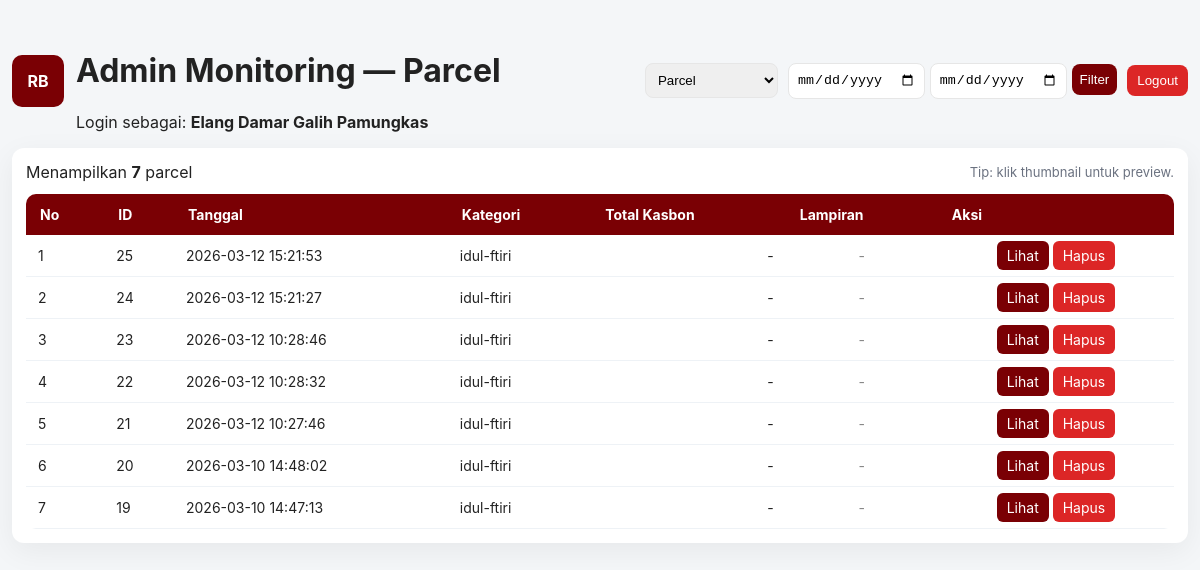
Page /admin_monitoring_parcel.php (signed in) on the committed database.
### tables this page shows
CREATE TABLE `parcels` (
  `id` int(11) NOT NULL,
  `user_id` int(11) DEFAULT NULL,
  `nik` varchar(50) NOT NULL,
  `category` varchar(50) NOT NULL,
  `created_at` datetime DEFAULT current_timestamp(),
  `status` varchar(20) DEFAULT 'draft',
  `updated_at` datetime DEFAULT NULL,
  `total_kasbon` decimal(12,2) DEFAULT 0.00,
  `admin_total` decimal(14,2) DEFAULT NULL
);

### admin_monitoring_parcel.php (the view, shortened to what this page needs)
<?php
if (!isset($conn)) {
    $conn = new mysqli('127.0.0.1', 'root', '', 'reimb_db');
}
$conn->set_charset('utf8mb4');
function e($s){ return htmlspecialchars($s ?? '', ENT_QUOTES, 'UTF-8'); }
function file_record_to_path($rec) {
    $candidates = ['filename','file','file_path','filepath','path','file_name','original_name','name'];
    foreach ($candidates as $k) {
        if (!empty($rec[$k])) return $rec[$k];
    }
    return null;
}
function path_to_url_if_exists($path) {
    $path = trim((string)$path);
    $path2 = str_replace(['\\'], '/', $path);
    $try = __DIR__ . '/' . ltrim($path2, '/');
    $base = basename($path2);
    return null;
}
$from = trim($_GET['from'] ?? '');
$to = trim($_GET['to'] ?? '');
$where = [];
$where_sql = $where ? ('WHERE ' . implode(' AND ', $where)) : '';
$rows = [];
$sql = "SELECT * FROM parcels $where_sql ORDER BY id DESC LIMIT 1000";
$res = $conn->query($sql);
if ($res === false) {
    $error_db = $conn->error;
} else {
    while ($r = $res->fetch_assoc()) $rows[] = $r;
}
$outlets_by_parcel = [];
$files_by_parcel = [];
if (!empty($rows)) {
    $ids = array_column($rows, 'id');
    $ids = array_map('intval', $ids);
    $ids = array_filter($ids);
    if (!empty($ids)) {
        $ids_in = implode(',', $ids);
        $qo = "SELECT * FROM parcel_outlets WHERE parcel_id IN ($ids_in) ORDER BY id ASC";
        $ro = $conn->query($qo);
        if ($ro) {
            while ($o = $ro->fetch_assoc()) {
                $pid = (int)($o['parcel_id'] ?? 0);
                if (!isset($outlets_by_parcel[$pid])) $outlets_by_parcel[$pid] = [];
                $outlets_by_parcel[$pid][] = $o;
            }
        }
        $qf = "SELECT pf.* FROM parcel_files pf WHERE pf.outlet_id IN (SELECT id FROM parcel_outlets WHERE parcel_id IN ($ids_in)) ORDER BY pf.id ASC";
        $rf = $conn->query($qf);
        if ($rf) {
            while ($ff = $rf->fetch_assoc()) {
                $pid = (int)($ff['parcel_id'] ?? 0);
                if ($pid) {
                    if (!isset($files_by_parcel[$pid])) $files_by_parcel[$pid] = [];
                    $files_by_parcel[$pid][] = $ff;
                } else {
                    $outlet_id = (int)($ff['outlet_id'] ?? 0);
                    if ($outlet_id) {
                        foreach ($outlets_by_parcel as $p_id => $olist) {
                            foreach ($olist as $o) {
                                if ((int)($o['id'] ?? 0) === $outlet_id) {
                                    if (!isset($files_by_parcel[$p_id])) $files_by_parcel[$p_id] = [];
                                    $files_by_parcel[$p_id][] = $ff;
                                    break 2;
                                }
                            }
                        }
                    }
                }
            }
        }
    }
}
?>
<!doctype html>
<html lang="id">
<head>
</head>
<body>
<div class="container">
  <div class="header">
    <div class="brand">
      <div class="logo">RB</div>
      <div>
        <h1 class="title">Admin Monitoring — Parcel</h1>
        <div class="meta">Login sebagai: <strong><?= e($_SESSION['name'] ?? $_SESSION['username'] ?? 'Administrator') ?></strong></div>
      </div>
    </div>
    <div style="display:flex;gap:10px;align-items:center">
      <select onchange="if(this.value) window.location.href=this.value" aria-label="Pilih monitoring">
        <option value="admin_monitoring_parcel.php" selected>Parcel</option>
      </select>
      <form method="get" style="margin:0">
        <input type="date" name="from" value="<?= e($from) ?>">
        <input type="date" name="to" value="<?= e($to) ?>">
        <button type="submit" style="padding:8px;background:#7a0004;color:#fff;border:none;border-radius:8px">Filter</button>
      </form>
      <form action="logout.php" method="post" style="margin:0">
        <button style="background:#dc2626;color:#fff;padding:8px 10px;border-radius:8px;border:none">Logout</button>
      </form>
    </div>
  </div>
  <div class="card" role="main">
    <div style="display:flex;align-items:center;gap:12px;margin-bottom:12px;flex-wrap:wrap">
      <div class="meta">Menampilkan <strong><?= count($rows) ?></strong> parcel</div>
      <div style="margin-left:auto;font-size:13px;color:var(--muted)">Tip: klik thumbnail untuk preview.</div>
    </div>
    <div class="table-wrap">
      <table class="table" role="table">
        <thead>
          <tr>
            <th>No</th>
            <th>ID</th>
            <th>Tanggal</th>
            <th>Kategori</th>
            <th>Total Kasbon</th>
            <th>Lampiran</th>
            <th>Aksi</th>
          </tr>
        </thead>
        <tbody id="bodyList">
          <?php if (empty($rows)): ?>
            <tr><td colspan="7" style="text-align:center;padding:18px;color:#666">Tidak ada parcel.</td></tr>
          <?php else:
            $no = 1;
            foreach ($rows as $r):
              $pid = (int)$r['id'];
              $created = $r['created_at'] ?? $r['tanggal'] ?? '';
              $cat = $r['category'] ?? '-';
              $total = 0;
              if (isset($outlets_by_parcel[$pid])) {
                  foreach ($outlets_by_parcel[$pid] as $o) $total += (float)($o['amount'] ?? $o['nominal'] ?? 0);
              } else {
                  $qr = $conn->query("SELECT COALESCE(SUM(amount),0) AS total FROM parcel_outlets WHERE parcel_id = " . intval($pid));
                  if ($qr) { $rr = $qr->fetch_assoc(); $total = (float)($rr['total'] ?? 0); }
              }
              $thumb = null;
              $caption = '';
              if (isset($files_by_parcel[$pid]) && !empty($files_by_parcel[$pid])) {
                  $ff = $files_by_parcel[$pid][0];
                  $path = file_record_to_path($ff);
                  $thumb = $path ? path_to_url_if_exists($path) : null;
                  $caption = $ff['original_name'] ?? $ff['name'] ?? $ff['filename'] ?? '';
              }
          ?>
          <tr data-search="<?= e($r['id'].' '.$created.' '.$cat) ?>">
            <td class="text-center"><?= $no ?></td>
            <td class="text-center"><?= e($pid) ?></td>
            <td><?= e($created) ?></td>
            <td><?= e($cat) ?></td>
            <td style="text-align:right"><?= $total>0 ? 'Rp '.number_format($total,0,',','.') : '-' ?></td>
            <td style="text-align:center">
              <?php if ($thumb): ?>
                <img class="img-thumb" src="<?= e($thumb) ?>" data-src="<?= e($thumb) ?>" data-caption="<?= e($caption) ?>" alt="lampiran">
              <?php else: ?>
                <span style="color:#888">-</span>
              <?php endif; ?>
            </td>
            <td style="text-align:center">
              <a class="btn" href="parcel_view.php?id=<?= e($pid) ?>" style="background:#7a0004;color:#fff;padding:6px 10px;border-radius:6px;text-decoration:none">Lihat</a>
              <a class="btn" href="parcel_delete.php?id=<?= e($pid) ?>" style="background:#dc2626;color:#fff;padding:6px 10px;border-radius:6px;text-decoration:none" onclick="return confirm('Hapus parcel ini?')">Hapus</a>
            </td>
          </tr>
          <?php $no++; endforeach; endif; ?>
        </tbody>
      </table>
    </div>
  </div>
</div>
</body>
</html>

### admin_monitoring_parcel.php (style rules this page uses)
:root { --accent:#7a0004;--muted:#6b7280;--bg:#f4f6f8;--card:#fff;--radius:12px;--shadow:0 8px 30px rgba(0,0,0,0.06);--max-width:1400px }
* { box-sizing:border-box }
body { font-family:Inter, Arial, sans-serif;background:var(--bg);margin:0;color:#222 }
.container { max-width:var(--max-width);margin:18px auto;padding:12px }
.header { display:flex;align-items:center;justify-content:space-between;gap:12px;margin-bottom:16px }
.brand { display:flex;align-items:center;gap:12px }
.logo { width:52px;height:52px;border-radius:10px;background:var(--accent);display:flex;align-items:center;justify-content:center;color:#fff;font-weight:700 }
.card { background:var(--card);padding:14px;border-radius:var(--radius);box-shadow:var(--shadow) }
select,input[type="date"],input[type="search"] { padding:8px;border-radius:8px;border:1px solid #e6e6e6 }
.table-wrap { width:100%;overflow-x:auto;border-radius:10px }
.table { width:100%;border-collapse:collapse;font-size:14px;min-width:900px }
.table thead th { background:var(--accent);color:#fff;padding:12px 14px;text-align:left;position:sticky;top:0;z-index:4 }
.table tbody td { background:#fff;padding:12px;border-bottom:1px solid #eef2f6 }

### rows in the picture
parcels: id "25", created_at "2026-03-12 15:21:53", category "idul-ftiri"
parcels: id "24", created_at "2026-03-12 15:21:27", category "idul-ftiri"
parcels: id "23", created_at "2026-03-12 10:28:46", category "idul-ftiri"
parcels: id "22", created_at "2026-03-12 10:28:32", category "idul-ftiri"
parcels: id "21", created_at "2026-03-12 10:27:46", category "idul-ftiri"
parcels: id "20", created_at "2026-03-10 14:48:02", category "idul-ftiri"
parcels: id "19", created_at "2026-03-10 14:47:13", category "idul-ftiri"

### other values in the picture
$_SESSION['name'] "Elang Damar Galih Pamungkas"
count($rows) "7"
